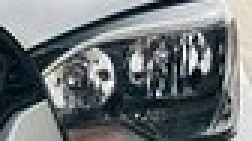
#> input picture model_logic/cropped_image0.jpg, 84 x 47 px, found by its file name (shown 3 times larger)
$ python test_for_image.py
#> lines starting #> are read from the running program, lines starting #| are printed output that depends on the picture
from PIL import Image, ImageOps
from scipy.ndimage import median_filter
import numpy as np

# Open image file
test_image_path="./cropped_images/cropped_image0.jpg"
img = Image.open(test_image_path)
#> img is the input picture: PIL image 84x47 RGB; mean R, G, B 109.5, 115.1, 117.4

# Convert to grayscale
img_gray = img.convert('L')

# Invert colors
img_invert = ImageOps.invert(img_gray)
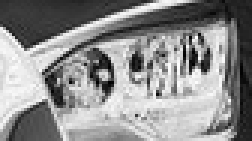
#> img_invert: PIL image 84x47 L (shown 3 times larger); min 0, max 254, mean 141.4

# Convert black to white and white to black
# img_bw = img_invert.convert('1')

img_processed = median_filter(img_invert, size=3)
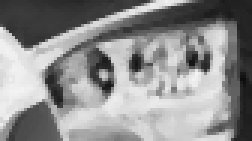
#> img_processed: shape (47, 84) (shown 3 times larger); min 14, max 244, mean 142.4
img_processed = Image.fromarray(img_processed, mode='L')
# Save image
# img_bw.save("new_image_file.png")
img_processed.save("processed.png")

$ run again, with model_logic/cropped_image1.jpg copied over model_logic/cropped_image0.jpg
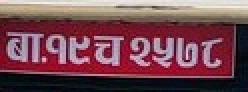
#> input picture model_logic/cropped_image1.jpg, 124 x 46 px, found by its file name (shown 2 times larger)
#> img is the input picture: PIL image 124x46 RGB; mean R, G, B 117.7, 73.1, 81.9
#> `img_gray = img.convert('L')`:
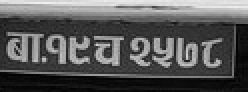
#> img_gray: PIL image 124x46 L (shown 2 times larger); min 1, max 240, mean 87.4
#> `img_processed = median_filter(img_invert, size=3)`:
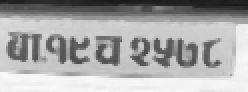
#> img_processed: shape (46, 124) (shown 2 times larger); min 24, max 249, mean 168.7
